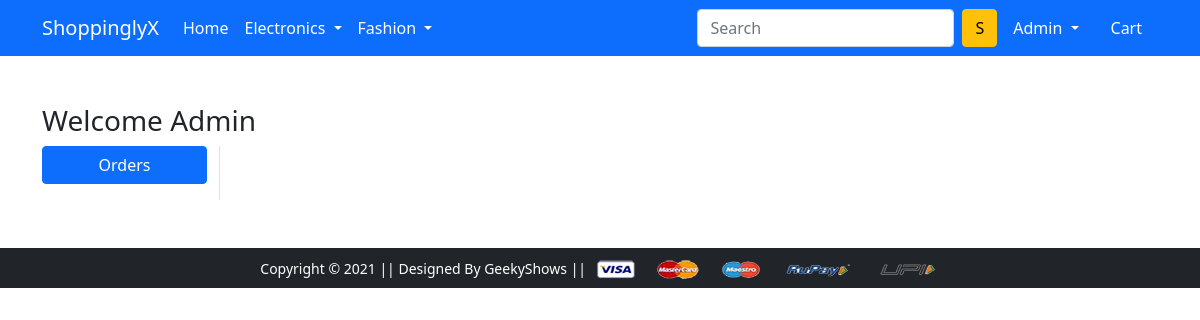
The app's page /orders/ (signed in), older data.
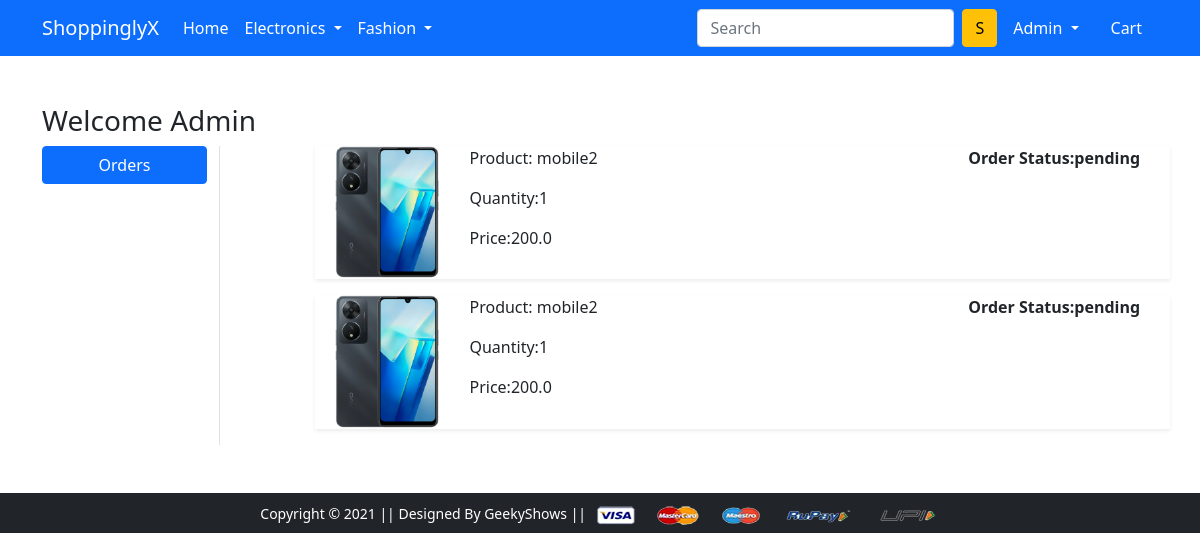
The same page, newer data.
### app/models.py (models this page shows, shortened)
class OrderPLaced(models.Model):
    user = models.ForeignKey(User , on_delete=models.CASCADE)
    customer = models.ForeignKey(Customer , on_delete=models.CASCADE)
    product = models.ForeignKey(Product, on_delete=models.CASCADE)
    quantity = models.PositiveIntegerField(default=1)
    order_date = models.DateTimeField(auto_now_add=True)
    status = models.CharField(max_length=50 , choices=STATUS_CHOICES , default='pending')
    @property
    def total_cost(self):
        return self.quantity * self.product.discount_price

class Product(models.Model):
    title =models.CharField(max_length=100)
    selling_price = models.FloatField()
    discount_price = models.FloatField()
    description = models.TextField()
    brand = models.CharField(max_length=100)
    category = models.CharField(choices=CATEGORY_CHOICES , max_length=2)
    product_image = models.ImageField(upload_to='productimg')

### app/views.py (the view)
# urls.py: path('orders/', views.orders, name='orders'),
@login_required
def orders(request):
 op = OrderPLaced.objects.filter(user = request.user)
 return render(request, 'app/orders.html',{'order_placed':op})

### app/templates/app/orders.html (shortened to what this page needs)
{% extends 'app/base.html' %}
{% load static %}
{% block main-content %}
<div class="container my-5">
 <div class="row">
 <h3>Welcome <span class="text-capitalize">{{request.user}}</span></h3>
  <div class="col-sm-2 border-end">
   <ul class="list-unstyled">
    <li class="d-grid"><a href="{% url 'orders' %}" class="btn btn-primary">Orders</a></li>
   </ul>
  </div>
  <div class="col-sm-9 offset-sm-1">
    {% for op in order_placed %}
   <div class="row shadow-sm mb-3">
    <div class="col-sm-2">
        <img src="{{op.product.product_image.url}}" alt="" srcset="" class="img-fluid" height="150" width="150">
    </div>
    <div class="col-sm-7">
        <p>Product: {{op.product.title}}</p>
        <p>Quantity:{{op.quantity}}</p>
        <p>Price:{{op.total_cost}}</p>
    </div>
    <div class="col-sm-3 fw-bold">
        <p>Order Status:{{op.status}}</p>
    </div>
   </div>
   {% endfor %}
  </div>
 </div>
</div>
{% endblock main-content %}

Row changes from the older to the newer data that the page shows:
added OrderPLaced: product.product_image (picture), product "mobile2", quantity "1", total_cost "200.0", status "pending"
added OrderPLaced: product.product_image (picture), product "mobile2", quantity "1", total_cost "200.0", status "pending"
